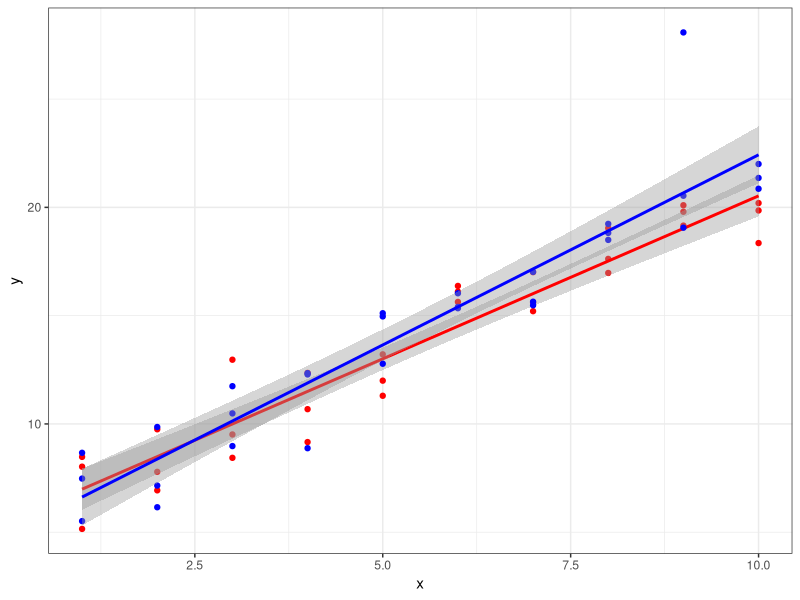
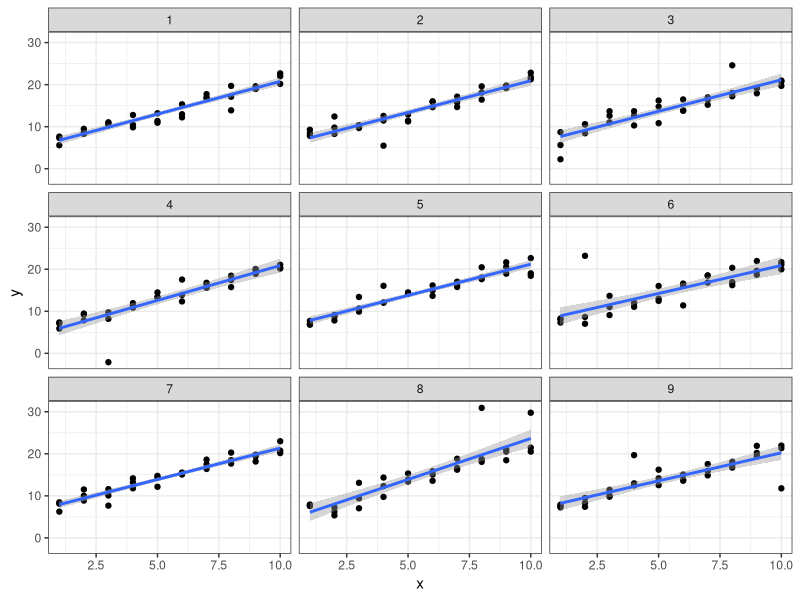
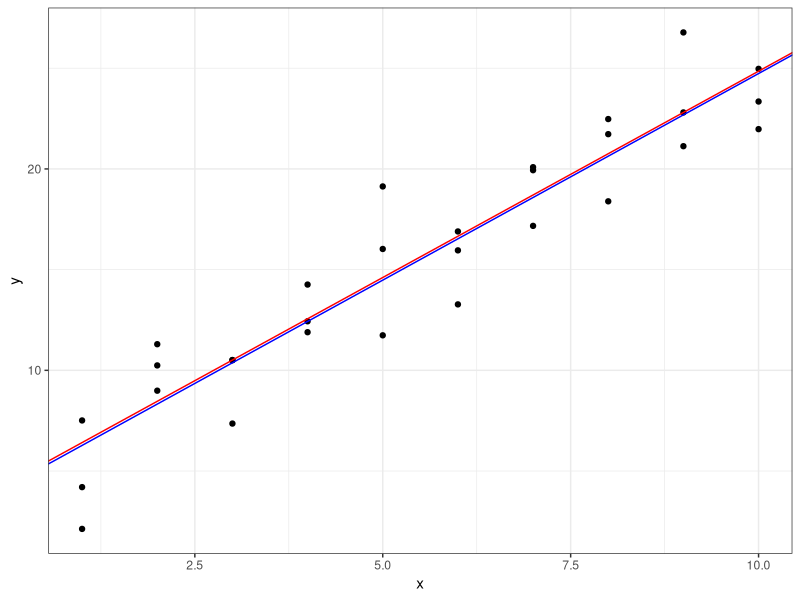
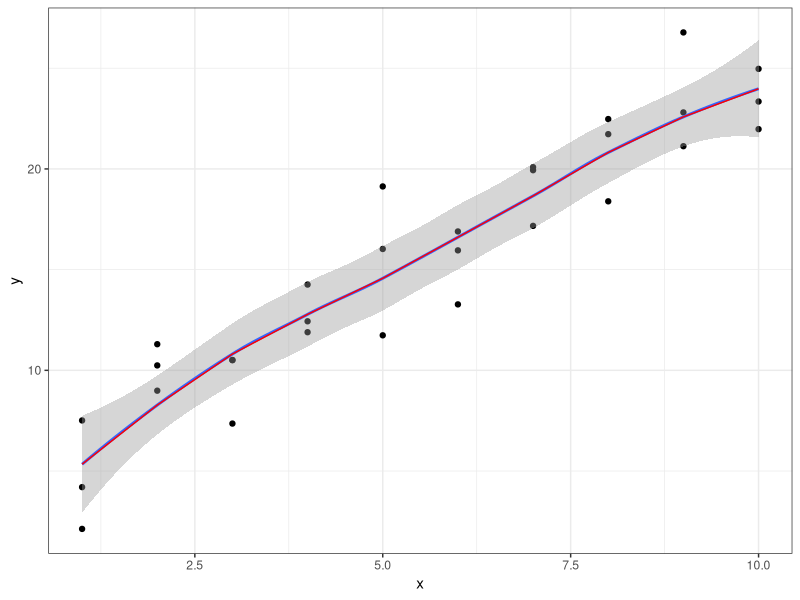
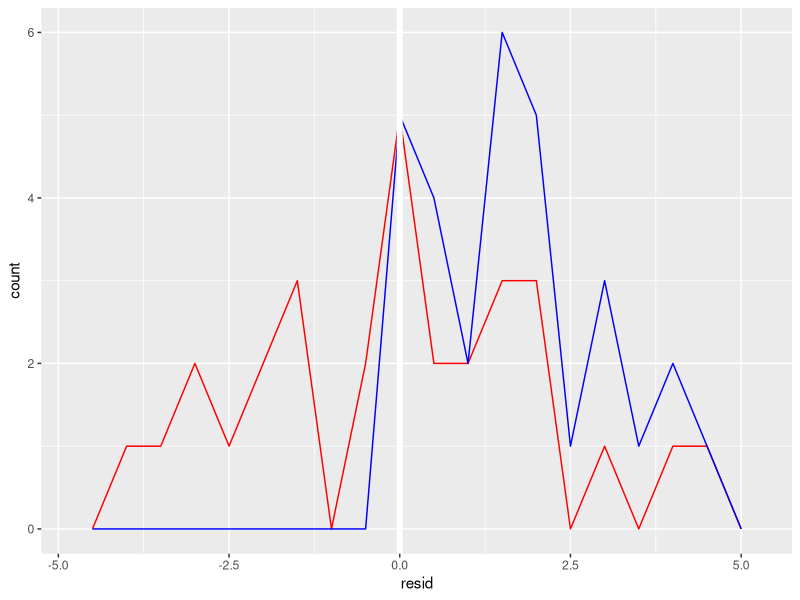

Recreate these plots in R, in order.
## ---- chunk 1
knitr::opts_chunk$set(echo = TRUE)

# load library
library(tidyverse) # basic packages
library(magrittr) # pipes
library(purrr) # functional programming ie map
library(modelr) # for models

# options for modelr to warn if there are NAs in data
# default is to silently drop them
options(na.action = na.warn)

## ---- chunk 2

# given to simulate data
sim1a <- tibble(
  x = rep(1:10, each = 3),
  y = x * 1.5 + 6 + rt(length(x), df = 2)
)

# use a second simulate to compare
sim1b <- tibble(
  x = rep(1:10, each = 3),
  y = x * 1.5 + 6 + rt(length(x), df = 2)
)

# graph these simulated datasets
ggplot() +
  geom_point(aes(x,y), data = sim1a, color = "red") +
  geom_smooth(aes(x,y), data = sim1a, color = "red", method = lm) +
  geom_point(aes(x,y), data = sim1b, color = "blue") +
  geom_smooth(aes(x,y), data = sim1b, color = "blue", method = lm) +
  theme_bw()

# apply lm function
sim1a_mod <- lm(y ~ x, data = sim1a)
sim1b_mod <- lm(y ~ x, data = sim1b)

# display
coef(sim1a_mod)
coef(sim1b_mod)

# J Arnold used function with map to make multiple graphs from simulations to compare
# why not...

# make a function to make simulated data sets
simData <- function(i) {
    tibble(
    x = rep(1:10, each = 3),
    y = x * 1.5 + 6 + rt(length(x), df = 2),
    id = i
  )
}

# apply that function nine times
sims <- map_df(1:9, simData)

# graph results
ggplot(sims, aes(x,y)) +
  geom_point() +
  geom_smooth(method = "lm") +
  facet_wrap(~id) +
  theme_bw()
  
## ---- chunk 3

# given
model_ea <- function(a, data) {
  a[1] + data$x * a[2]
}

measure_distance2 <- function(mod, data) {
  diff <- data$y - model_ea(mod, data)
  mean(abs(diff))
}

measure_distance <- function(mod, data) {
  diff <- data$y - model_ea(mod, data)
  sqrt(mean(diff ^ 2))
}

## ---- chunk 4

# read help file
?optim

# with mean difference
optimMean <- optim(c(4,2), measure_distance2, data = sim1)
optimMean

# compare to root mean squared deviation
optimRMSD <- optim(c(4, 2), measure_distance, data = sim1)
optimRMSD


# graph them both
ggplot(aes(x,y), data = sim1) +
  geom_point() +
  #geom_smooth(method = "lm", se = FALSE, color = "blue") +
  geom_abline(slope = optimMean$par[2], intercept = optimMean$par[1], color = "red") +
  geom_abline(slope = optimRMSD$par[2], intercept = optimRMSD$par[1], color = "blue") +
  theme_bw()

## ---- chunk 5

model1 <- function(a, data) {
  a[1] + data$x * a[2] + a[3]
}

## ---- chunk 6

# given
sim1_mod <- lm(y ~ x, data = sim1)

# model fitting with loess
sim1_mod_loess <- loess(y ~ x, data = sim1)

# generate grid & predictions
grid_loess <- sim1 %>%
  data_grid(x) %>%
  add_predictions(., sim1_mod_loess)

# graph
ggplot() +
  geom_point(aes(x,y), data = sim1) +
  geom_smooth(aes(x, y), method = "loess",  data = sim1) +
    geom_line(aes(x, pred), data = grid_loess, color = "red") +
  theme_bw()
  

## ---- chunk 7

# try out spread predictions
sim1 %>%
  data_grid(x) %>%
  spread_predictions(sim1_mod, sim1_mod_loess)

# try out gather predictions
sim1 %>%
  data_grid(x) %>%
  gather_predictions(sim1_mod, sim1_mod_loess)

## ---- chunk 8
?geom_ref_line
## ---- chunk 9

# given
sim1_mod <- lm(y ~ x, data = sim1)

sim1 <- sim1 %>%
  add_residuals(sim1_mod) %>%
  
  # add column for absolute residuals
  mutate(absRes = abs(resid)) 

# graph both and compare
ggplot(sim1) +
  geom_freqpoly(aes(resid), binwidth = 0.5, color = "red") +
  geom_freqpoly(aes(absRes), binwidth = 0.5, color = "blue") +
  geom_ref_line(v = 0)


